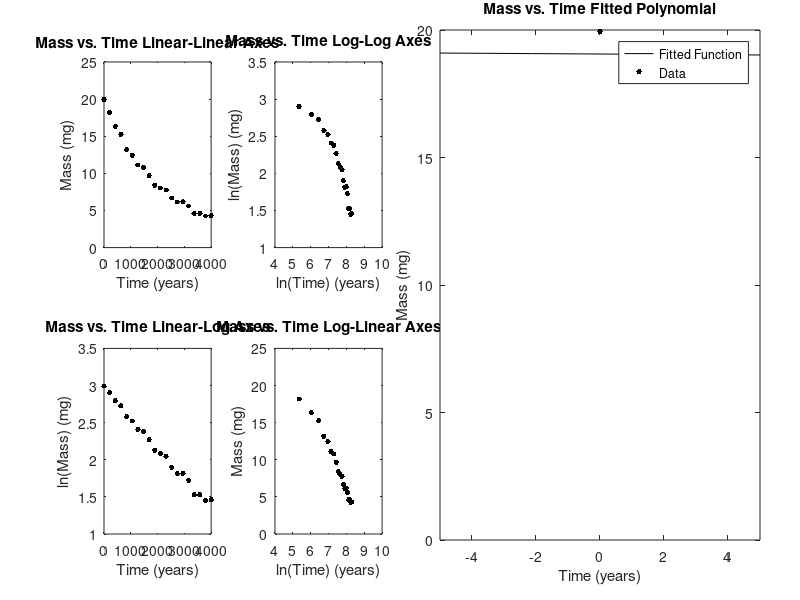

Source code (MATLAB):
%Andrew Brown Homework 6 Probelm 2

clc
clear

%Data linearization with a simulated data set

%Generate measurments over time of a radium sample
A0=20; %mg of radium
r=-0.000436; %decay rate
t=linspace(0,4000,20); %time in years
A=@(t) A0.*exp(r*t); %amount of mass of radium in mg as a function of time
data_A=A(t); %find 20 evenly spaced measurments of A from 0 to 4000 years

%adds random noise with error of up to +- 5% to the data
addSampleNoise=(rand(size(t))-0.5.*(data_A.*0.1));
A_noisy=data_A+addSampleNoise;

%print the first and last values of A_noisy
fprintf('First noisy sample: %0.4f mg at t = 0 years\nLast noisy sample: %0.4f mg at t = 4000 years\n',A_noisy(1),A_noisy(end))

%Plot 4 differt transformations of the data

%Plot linear plot
subplot(2,4,1) %plot in first position
plot(t,A_noisy,'.k','Markersize',12) %Linear
xlabel('Time (years)') % x label
ylabel('Mass (mg)') % y label
title('Mass vs. Time Linear-Linear Axes') %title the plot
axis([0,4000,0,25]) %proper axes

%Plot power plot
subplot(2,4,2) %plot in second position
plot(log(t),log(A_noisy),'.k','Markersize',12) %Power
xlabel('ln(Time) (years)') % x label
ylabel('ln(Mass) (mg)') % y label
title('Mass vs. Time Log-Log Axes') %title the plot
axis([4,10,1,3.5]) %proper axes

%Plot Exponential plot
subplot(2,4,5) %plot in 5th position leaving 3 and 4 blank
plot(t,log(A_noisy),'.k','Markersize',12) %Exponential
xlabel('Time (years)') % x label
ylabel('ln(Mass) (mg)') %y label
title('Mass vs. Time Linear-Log Axes') %title the plot
axis([0,4000,1,3.5]) %proper axes

%Plot Logarithmic plot
subplot(2,4,6) %plot in sixth position
plot(log(t),A_noisy,'.k','Markersize',12) %Logarithmic
xlabel('ln(Time) (years)') % x label
ylabel('Mass (mg)') % y label
title('Mass vs. Time Log-Linear Axes') %title the plot
axis([4,10,0,25]) %proper axes

%Plot the linear-log data with its line of best fit as an exponential
subplot('Position',[0.55,0.1,0.4,0.85]) %properly position the new plot
P=polyfit(t,log(A_noisy),1); %get m and b coeffficients
fprintf('Polynomial is y=mt+b with m = %0.6f and b = %0.6f\n',P(1),P(2)) %print out m and b coefficients
polyFunc=@(t) exp(P(2)).*exp(P(1).*t); %find an exponential fnction with the same coeffs
fplot(polyFunc,'k') %plot the fit function
hold on
plot(t,A_noisy,'.k','Markersize',12) %plot the original data on the same plot
xlabel('Time (years)') % x label
ylabel('Mass (mg)') % y label
title('Mass vs. Time Fitted Polynomial') %title of graph
legend('Fitted Function','Data') %make a legend
